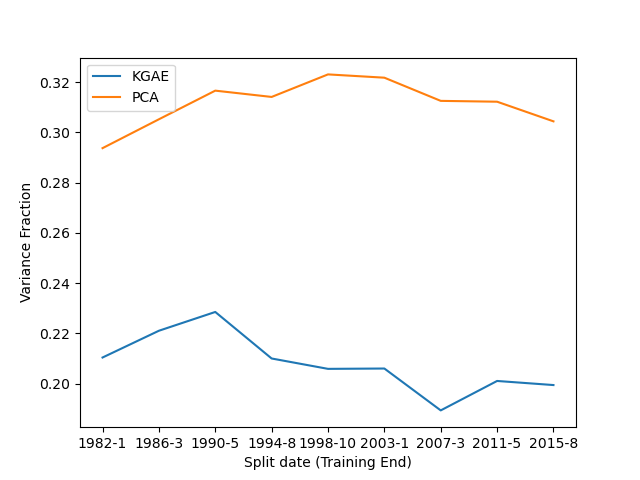

Recreate this plot in Python.
import xarray as xr 
from pathlib import Path 

def open_references(data_set, experiment='kgvae_cv1940-2014'):
    experiment = Path(experiment)

    ref = xr.open_dataset(experiment / f'{data_set}_references.nc')
    ref = ref['__xarray_dataarray_variable__']
    return ref 



def open_reconstructions(data_set, ensemble_member=None, n_ensemble=30, experiment='kgvae_cv1940-2014'):
    experiment = Path(experiment)

    if ensemble_member is None: 
        latents1 = []
        for seed in range(n_ensemble):
            latents = xr.open_dataset(experiment / f'seed{seed}' / f'{data_set}_reconstructions.nc')
            latents = latents['__xarray_dataarray_variable__']
            latents1.append(latents)
        return xr.concat(latents1, 'seed')
    else: 
        seed = ensemble_member
        latents = xr.open_dataset(experiment / f'seed{seed}' / f'{data_set}_reconstructions.nc')
        latents = latents['__xarray_dataarray_variable__']
        return latents 
    
if __name__ == "__main__":

    references = open_references('xval', 'large-ensemble-2-1940-2014')
    refs_test = open_references('test', 'large-ensemble-2-1940-2014')
    references = xr.concat([references, refs_test], 'time').sortby('time')

    splits = ['1982-1', '1986-3', '1990-5', '1994-8', '1998-10', '2003-1', '2007-3', '2011-5', '2015-8']

    splt_xval = []
    splt_pca = []
    for split in splits: 
        print(split)
        var_frac = 0
        var_frac_pca = 0
        for seed in range(5):
            for fold in range(5): 

                validation = xr.open_dataset(f'progressive-split/{split}/seed{seed}/fold{fold}/val_reconstructions.nc')['__xarray_dataarray_variable__']
                variance_fraction = validation.var('time').sum(['lat', 'lon']) / references.sel(time=validation.time).var('time').sum(['lat', 'lon'])
                var_frac += variance_fraction

                if seed ==0: 
                    validation = xr.open_dataset(f'progressive-split/{split}/seed{seed}/fold{fold}/pca_val_reconstructions.nc')['sst']
                    variance_fraction = validation.var('time').sum(['lat', 'lon']) / references.sel(time=validation.time).var('time').sum(['lat', 'lon'])
                    var_frac_pca += variance_fraction

        var_frac_pca /= 5
        var_frac /= 25 
        splt_xval.append(var_frac)
        splt_pca.append(var_frac_pca)

    import matplotlib.pyplot as plt 

    plt.plot(splits, splt_xval, label='KGAE')
    plt.plot(splits, splt_pca, label='PCA')
    ax = plt.gca() 
    ax.set_xlabel('Split date (Training End)')
    ax.set_ylabel('Variance Fraction')
    plt.legend()
    plt.savefig('variance_fraction.png')
    plt.show() 
